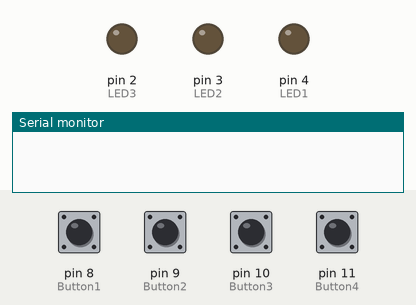
Simulated run of this sketch. Board: Arduino Uno, built with avr-gcc and run on an emulated ATmega328P. Shown: output pins drawn as LEDs (lit = HIGH), the last lines printed to the serial monitor. The test bench sets the inputs (shaded band); at power-on: pin 8 (Button1), pin 9 (Button2), pin 10 (Button3), pin 11 (Button4) LOW.

Above: at 1.2 s.
1.3 s: pin 8 (Button1) pulled HIGH for 0.15 s
At 1.37 s:
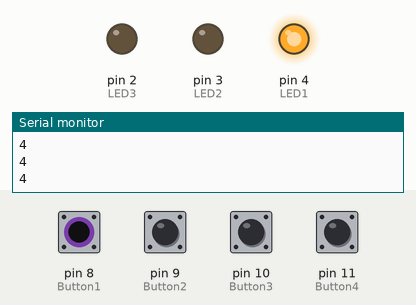
2.9 s: pin 9 (Button2) pulled HIGH for 0.15 s
At 2.97 s:
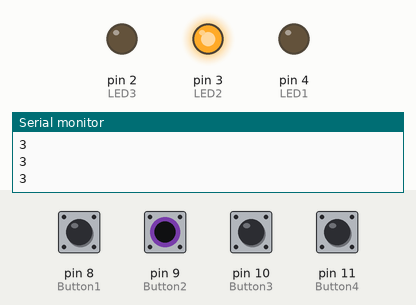
4.5 s: pin 10 (Button3) pulled HIGH for 0.15 s
At 4.57 s:
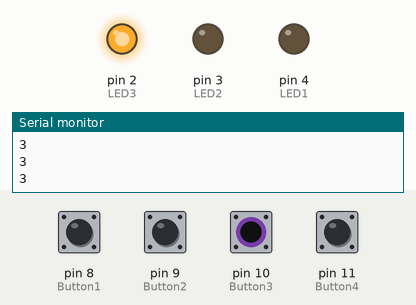
6.1 s: pin 8 (Button1) driven HIGH and pin 9 (Button2) driven HIGH
At 7.0 s:
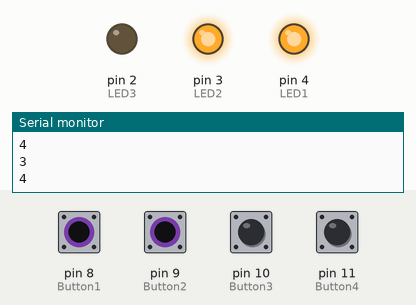
7.6 s: pin 10 (Button3) pulled HIGH for 1 s
At 8.4 s:
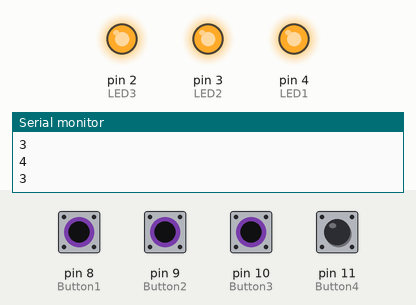
10.1 s: pin 8 (Button1) driven LOW
At 11.4 s:
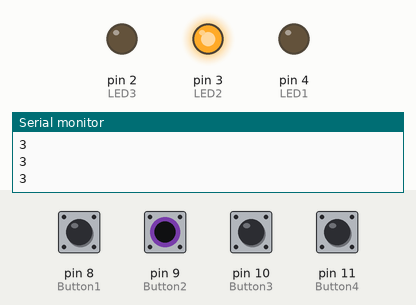
Timing chart, 0 to 12.6 s (numbered marks = the images above; inputs shaded):
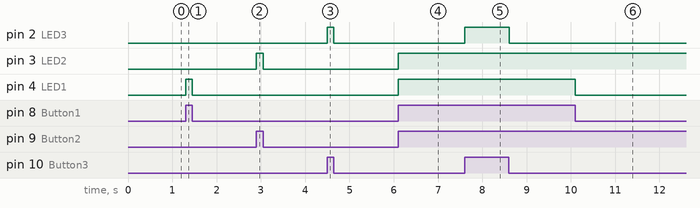

The sketch:

Prototype2.ino
```cpp
//The buzzer code that im using is from the arduino examples
//I watch a tutorial about building a DIY simon says game
//Tutorial video #1 - https://www.youtube.com/watch?v=fB4h0hNWz2o
//Tutorial video #2 - https://www.youtube.com/watch?v=ksNbEuhO4fU


//To declare the value, to be use for the button and LED
int value1 = 0;
int value2 = 0;
int value3 = 0;
int value4 = 0;

//To declare the LED bulbs
int LED1 = 4;
int LED2 = 3;
int LED3 = 2;
int LED4 = 1;

//To declare the buttons
int Button1 = 8;
int Button2 = 9;
int Button3 = 10;
int Button4 = 11;

void setup() {
  //Not being used as of right now

  // pinmode for the LED lights
  pinMode(LED1, OUTPUT);
  pinMode(LED2, OUTPUT);
  pinMode(LED3, OUTPUT);
  pinMode(LED4, OUTPUT);

  // pinmode for the buttons
  pinMode(Button1, INPUT);
  pinMode(Button2, INPUT);
  pinMode(Button3, INPUT);
  pinMode(Button4, INPUT);

  Serial.begin(9600);
}

void loop() {

  //For button 1
  value1 = digitalRead(Button1);

  //For LED 1
  if(value1 != 0){
    digitalWrite(LED1, HIGH);
    Serial.println(LED1);
  } else {
    digitalWrite(LED1, LOW);
  }

  //For button 2
  value2 = digitalRead(Button2);

  //For LED 2
  if(value2 != 0){
    digitalWrite(LED2, HIGH);
    Serial.println(LED2);

  } else {
    digitalWrite(LED2, LOW);
  }

  //For button 3
  value3 = digitalRead(Button3);

  //For LED 3
  if(value3 != 0){
    digitalWrite(LED3, HIGH);
  } else {
    digitalWrite(LED3, LOW);
  }

  //For button 4
  value4 = digitalRead(Button4);
  //For LED 4
  if(value4 != 0){
    digitalWrite(LED4, HIGH);
  } else {
    digitalWrite(LED4, LOW);
  }
}
```

Measured:
- after the input at 1.3 s, pin 4 (LED1): LOW → HIGH at once, → LOW 0.15 s later
- after the input at 2.9 s, pin 3 (LED2): LOW → HIGH at once, → LOW 0.15 s later
- after the input at 4.5 s, pin 2 (LED3): LOW → HIGH at once, → LOW 0.15 s later
- after the input at 6.1 s, pin 3 (LED2), pin 4 (LED1): LOW → HIGH at once
- after the input at 7.6 s, pin 2 (LED3): LOW → HIGH at once, → LOW 1.0 s later
- after the input at 10.1 s, pin 4 (LED1): HIGH → LOW at once
